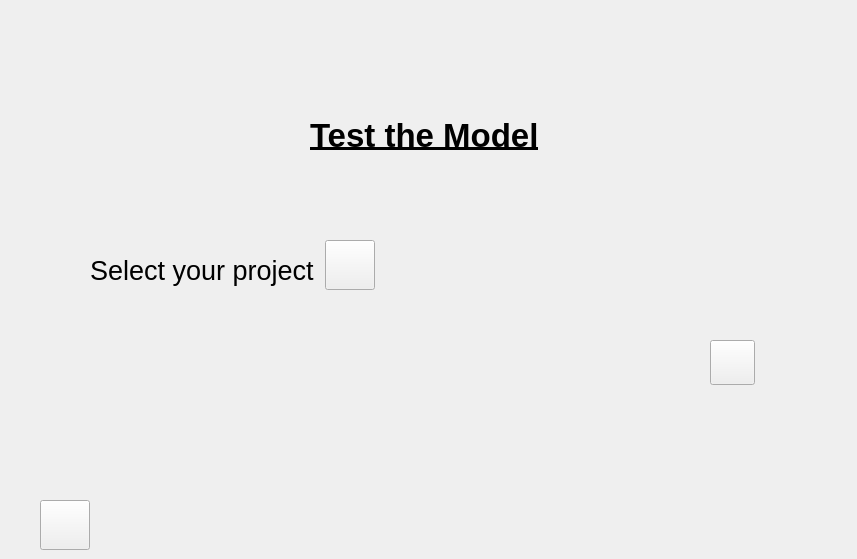
      <widget class="QWidget" name="open_existing_select">
       <property name="minimumSize">
        <size>
         <width>857</width>
         <height>472</height>
        </size>
       </property>
       <widget class="QLabel" name="testmodel_text">
        <property name="geometry">
         <rect>
          <x>310</x>
          <y>70</y>
          <width>251</width>
          <height>131</height>
         </rect>
        </property>
        <property name="minimumSize">
         <size>
          <width>230</width>
          <height>130</height>
         </size>
        </property>
        <property name="font">
         <font>
          <pointsize>25</pointsize>
          <weight>75</weight>
          <bold>true</bold>
          <underline>true</underline>
         </font>
        </property>
        <property name="text">
         <string>Test the Model</string>
        </property>
       </widget>
       <widget class="QLabel" name="selectfolder_text_2">
        <property name="geometry">
         <rect>
          <x>90</x>
          <y>240</y>
          <width>240</width>
          <height>60</height>
         </rect>
        </property>
        <property name="minimumSize">
         <size>
          <width>240</width>
          <height>60</height>
         </size>
        </property>
        <property name="maximumSize">
         <size>
          <width>371</width>
          <height>61</height>
         </size>
        </property>
        <property name="font">
         <font>
          <pointsize>20</pointsize>
          <weight>50</weight>
          <bold>false</bold>
         </font>
        </property>
        <property name="text">
         <string>Select your project</string>
        </property>
        <property name="scaledContents">
         <bool>true</bool>
        </property>
       </widget>
       <widget class="QPushButton" name="homeButton_4">
        <property name="geometry">
         <rect>
          <x>40</x>
          <y>500</y>
          <width>50</width>
          <height>50</height>
         </rect>
        </property>
        <property name="minimumSize">
         <size>
          <width>50</width>
          <height>50</height>
         </size>
        </property>
        <property name="maximumSize">
         <size>
          <width>50</width>
          <height>50</height>
         </size>
        </property>
        <property name="text">
         <string/>
        </property>
        <property name="icon">
         <iconset resource="icons/icons.qrc">
          <normaloff>:/images/home.png</normaloff>:/images/home.png</iconset>
        </property>
        <property name="iconSize">
         <size>
          <width>40</width>
          <height>40</height>
         </size>
        </property>
        <property name="flat">
         <bool>false</bool>
        </property>
       </widget>
       <widget class="QPushButton" name="continueButton_4">
        <property name="geometry">
         <rect>
          <x>710</x>
          <y>340</y>
          <width>45</width>
          <height>45</height>
         </rect>
        </property>
        <property name="minimumSize">
         <size>
          <width>45</width>
          <height>45</height>
         </size>
        </property>
        <property name="maximumSize">
         <size>
          <width>45</width>
          <height>45</height>
         </size>
        </property>
        <property name="text">
         <string/>
        </property>
        <property name="icon">
         <iconset resource="icons/icons.qrc">
          <normaloff>:/images/right.png</normaloff>:/images/right.png</iconset>
        </property>
        <property name="iconSize">
         <size>
          <width>45</width>
          <height>45</height>
         </size>
        </property>
       </widget>
       <widget class="QPushButton" name="selectmodelButton">
        <property name="geometry">
         <rect>
          <x>325</x>
          <y>240</y>
          <width>50</width>
          <height>50</height>
         </rect>
        </property>
        <property name="minimumSize">
         <size>
          <width>50</width>
          <height>50</height>
         </size>
        </property>
        <property name="maximumSize">
         <size>
          <width>50</width>
          <height>50</height>
         </size>
        </property>
        <property name="text">
         <string/>
        </property>
        <property name="icon">
         <iconset resource="icons/icons.qrc">
          <normaloff>:/images/file_select.png</normaloff>:/images/file_select.png</iconset>
        </property>
        <property name="iconSize">
         <size>
          <width>50</width>
          <height>50</height>
         </size>
        </property>
       </widget>
      </widget>
